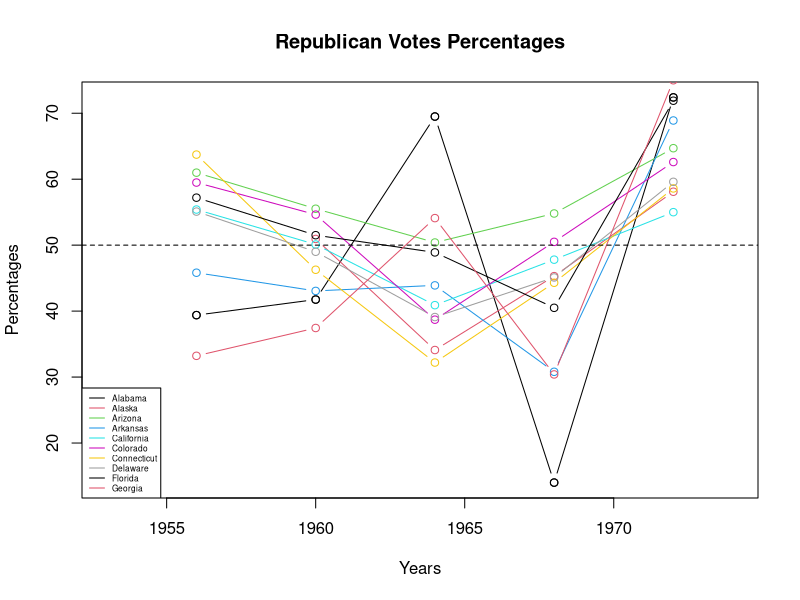

Generate this figure with R:
library(cluster)
library(reshape2)
data("votes.repub")
df<-as.data.frame(votes.repub[1:10,26:30])
colnames(df)<-c(1956,1960,1964,1968,1972)
df["StateName"]<-rownames(df)
df1<-melt(df,id.vars = "StateName")
df1$StateName<-as.factor(df1$StateName)
df1$variable<-as.integer(as.character(df1$variable))
#qplot(data=df1,x=variable,y=value,color=StateName,aes(group=StateName,geom="line"))+geom_line(aes(group=StateName))
StateNames<-unique(df1$StateName)
plot(df1$variable[df1$StateName=="Alabama"],df1$value[df1$StateName=="Alabama"],main="Republican Votes Percentages",xlab = "Years",ylab="Percentages",xlim = c(1953,1974))
for (i in seq(1:length(StateNames))){
lines(df1$variable[df1$StateName==StateNames[i]],df1$value[df1$StateName==StateNames[i]],col=i,type="b")
}
abline(h=50,lty=2)
#par(xpd=TRUE)
legend("bottomleft",legend=StateNames,lty=1,cex=0.5,col=1:10)